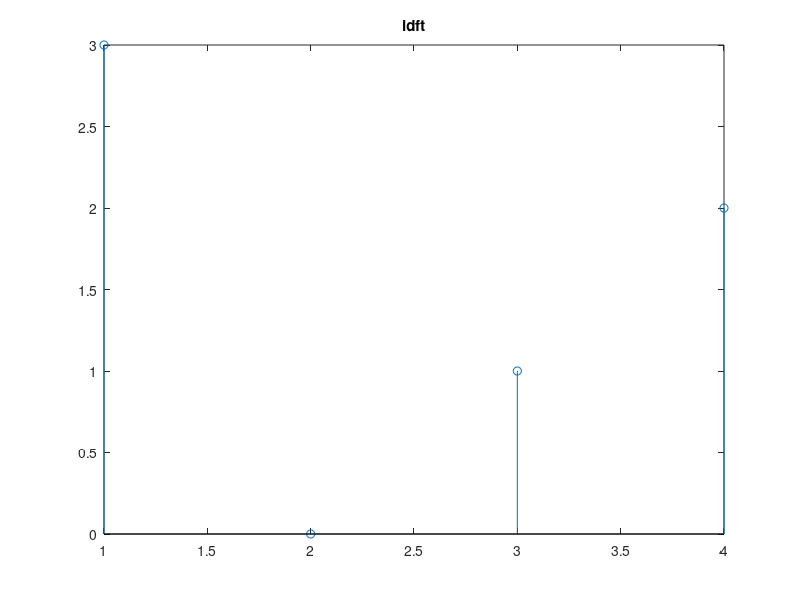

MATLAB code to generate this figure:
clc;
clear all;
close all;
figure('name','ift/matlab/pratyush');
X=[6,2+2j,2,2-2j];
N=4;
for k=0:N-1
    for n=0:N-1
        w=conj(dftmtx(N)/N);
        x=w'*X';    
    end
end
disp(x)
stem(x)
title('idft')